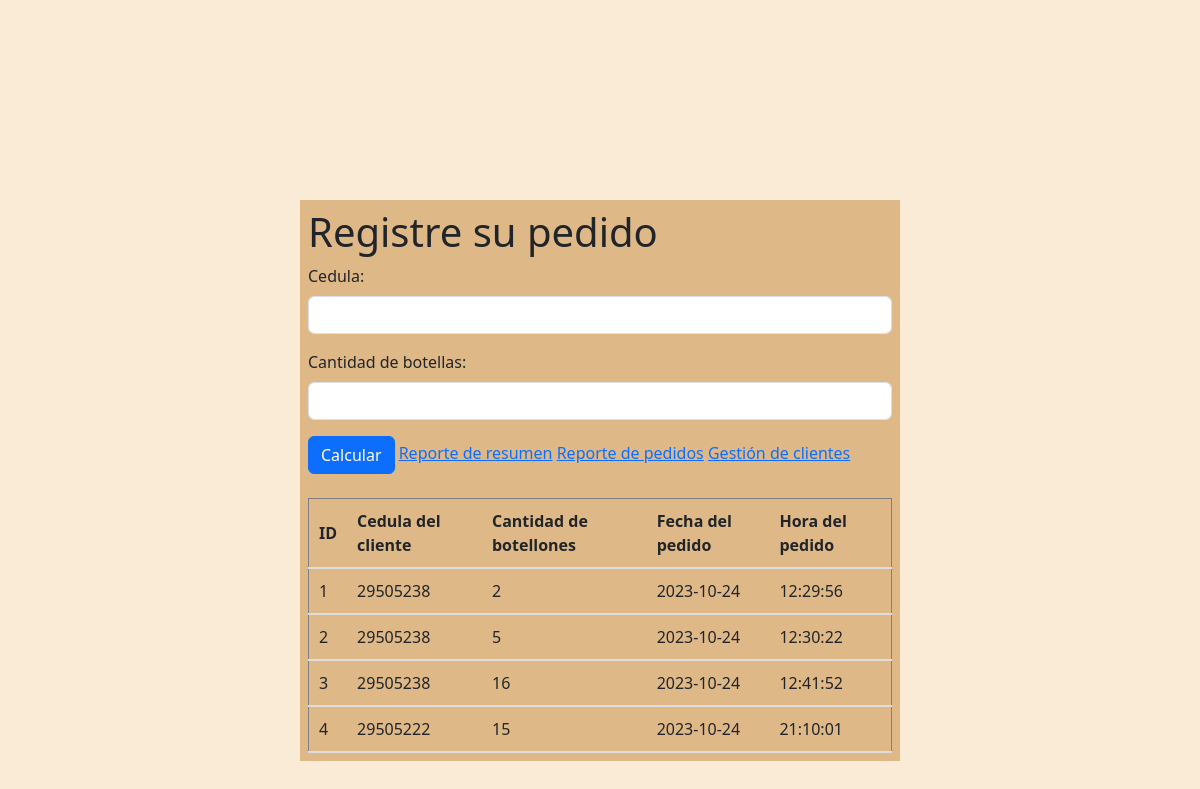
The page / on the database its author committed.
### tables this page shows
CREATE TABLE `historial` (
  `id` int(11) NOT NULL,
  `c_cli` int(10) NOT NULL,
  `cantidad` int(5) NOT NULL,
  `fecha` date NOT NULL,
  `hora` time NOT NULL
);

### index.php (the view, shortened to what this page needs)
<?php
     include_once('assets/conexion.php');
    $query = "SELECT * FROM historial";
    $rs    = mysqli_query($conec, $query) or die('Error: ' . mysqli_error($conec));
?>
<!DOCTYPE html>
<html lang="en">
<head>
<link href="https://cdn.jsdelivr.net/npm/bootstrap@5.3.2/dist/css/bootstrap.min.css" rel="stylesheet">
</head>
<body style="background-color: antiquewhite;">
    <div style="width: 75vh; background-color: burlywood; padding: 1vh; position: absolute; top:25%; left: 25%; ">
        <h1>Registre su pedido</h1>
        <form id="area-form">
            <div class="mb-3">
                <label for="cedula" class="form-label">Cedula:</label>
                <input type="number" class="form-control" id="cedula" name="cedula">
            </div>
            <div class="mb-3">
                <label for="cantidad" class="form-label">Cantidad de botellas:</label>
                <input type="number" class="form-control" id="cantidad" name="cantidad">
            </div>
            <button type="button" class="btn btn-primary" id="calcular-btn">Calcular</button>
            <a href="repRes.php">Reporte de resumen</a>
            <a href="repHist.php">Reporte de pedidos</a>
            <a href="registro.php">Gestión de clientes</a>
        </form>
        <br>
        <table border="1" >
                <thead>
                    <tr>
                        <th>ID</th>
                        <th>Cedula del cliente</th>
                        <th>Cantidad de botellones</th>
                        <th>Fecha del pedido</th>
                        <th>Hora del pedido</th>
                    </tr>
                </thead>
                <tbody>
                    <?php while($fila = mysqli_fetch_array($rs)){  ?>
                    <tr>
                        <td><?php echo $fila['id']; ?></td>
                        <td><?php echo $fila['c_cli']; ?></td>
                        <td><?php echo $fila['cantidad']; ?></td>
                        <td><?php echo $fila['fecha']; ?></td>
                        <td><?php echo $fila['hora']; ?></td>
                    </tr>
                    <?php } ?>
                </tbody>
            </table>
    </div>
</body>
</html

### index.php (style rules this page uses)
table { background-color: burlywood; border-collapse: collapse; width: 100%; }
th, td { padding: 10px; text-align: left; border-bottom: 2px solid #ddd; }

### rows shown on the page
historial: id "1", c_cli "29505238", cantidad "2", fecha "2023-10-24", hora "12:29:56"
historial: id "2", c_cli "29505238", cantidad "5", fecha "2023-10-24", hora "12:30:22"
historial: id "3", c_cli "29505238", cantidad "16", fecha "2023-10-24", hora "12:41:52"
historial: id "4", c_cli "29505222", cantidad "15", fecha "2023-10-24", hora "21:10:01"
